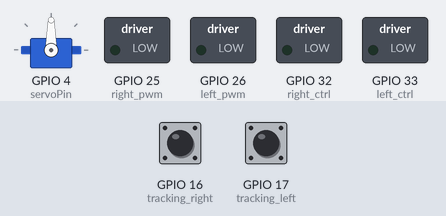
Simulated run of this sketch. Board: ESP32. On the bench: servo, switched loads named in the sketch (green lamp = pin HIGH). Inputs (shaded band) come from the test bench; at power-on: GPIO 16 (tracking_right) LOW, GPIO 17 (tracking_left) LOW.

Above: at 1.5 s.
1.6 s: GPIO 16 (tracking_right) pulled HIGH for 0.15 s
At 1.67 s:
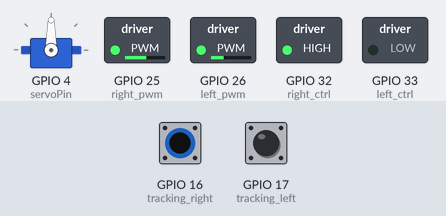
3.2 s: GPIO 17 (tracking_left) pulled HIGH for 0.15 s
At 3.27 s:
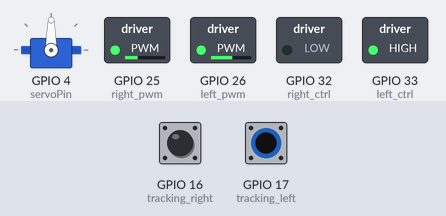
4.8 s: GPIO 17 (tracking_left) pulled HIGH for 3.2 s
At 8.5 s:
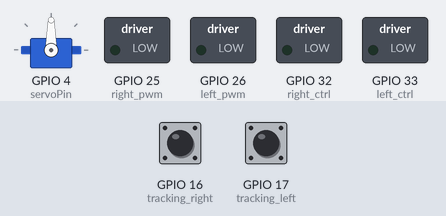
9.5 s: GPIO 16 (tracking_right) pulled HIGH for 3.2 s
At 10.8 s:
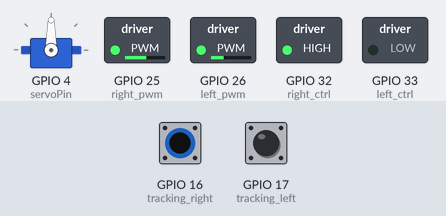
14.2 s: GPIO 16 (tracking_right) driven HIGH and GPIO 17 (tracking_left) driven HIGH
At 15.6 s:
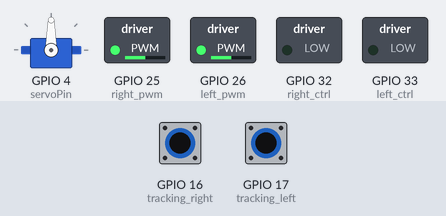
Timing chart, 0 to 16.7 s (numbered marks = the images above; inputs shaded):
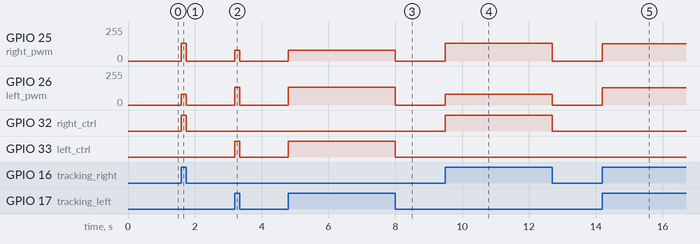

Measured:
- after the input at 1.6 s, GPIO 25 (right_pwm): 0/255 → 134/255 at once, → 0/255 0.15 s later; GPIO 26 (left_pwm): 0/255 → 80/255 at once, → 0/255 0.15 s later; GPIO 32 (right_ctrl): LOW → HIGH at once, → LOW 0.15 s later
- after the input at 3.2 s, GPIO 25 (right_pwm): 0/255 → 80/255 at once, → 0/255 0.15 s later; GPIO 26 (left_pwm): 0/255 → 134/255 at once, → 0/255 0.15 s later; GPIO 33 (left_ctrl): LOW → HIGH at once, → LOW 0.15 s later
- after the input at 4.8 s, GPIO 25 (right_pwm): 0/255 → 80/255 at once, → 0/255 3.2 s later; GPIO 26 (left_pwm): 0/255 → 134/255 at once, → 0/255 3.2 s later; GPIO 33 (left_ctrl): LOW → HIGH at once, → LOW 3.2 s later
- after the input at 9.5 s, GPIO 25 (right_pwm): 0/255 → 134/255 at once, → 0/255 3.2 s later; GPIO 26 (left_pwm): 0/255 → 80/255 at once, → 0/255 3.2 s later; GPIO 32 (right_ctrl): LOW → HIGH at once, → LOW 3.2 s later
- after the input at 14.2 s, GPIO 25 (right_pwm), GPIO 26 (left_pwm): 0/255 → 129/255 at once

The sketch:

Project_10_Follow_Line_To_Walk.ino
```cpp
//*************************************************************************************
/*
Project 10: Line Tracking
*/
#include <ESP32Servo.h>
//motor
#define left_ctrl  33  //define direction control pins of the left motor as gpio33
#define left_pwm  26   //define PWM control pins of the left motor as gpio26
#define right_ctrl  32 //define direction control pins of the right motor as gpio32
#define right_pwm  25  //define the PWM control pin of the right motor as gpio25

//IR line tracking
#define tracking_left  17  //set the pin of the left line tracking sensor to gpio17
#define tracking_right  16  //set the pin of the right line tracking sensor to gpio16
int L_val,R_val;//Define two variables

//servo
const int servoPin = 4;//set the pin of the servo to gpio4.
Servo myservo;  // create servo object to control a servo

void setup() {
  pinMode(left_ctrl,OUTPUT); //set control pins of the left motor to OUTPUT
  ledcAttach(left_pwm, 1200, 8); //Set the frequency of left_pwm pin to 1200, PWM resolution to 8 that duty cycle is 256.
  pinMode(right_ctrl,OUTPUT);//set direction control pins of the right motor to OUTPUT..
  ledcAttach(right_pwm, 1200, 8); //Set the frequency of right_pwm pin to 1200, PWM resolution to 8 that duty cycle is 256.

  pinMode(tracking_left, INPUT); //Set right pins of the left sensor to input
  pinMode(tracking_right, INPUT); //Set right pins of the right sensor to input

  myservo.setPeriodHertz(50);           // standard 50 hz servo
  myservo.attach(servoPin, 500, 2500);  // attaches the servo on servoPin to the servo object.
  myservo.write(90);  // the initial angle of the servo is set to 90° .
  delay(300);
}

void loop()
{
  tracking(); //run main programs
}

void tracking()
{
  L_val = digitalRead(tracking_left);//read the value of the left line tracking sensor
  R_val = digitalRead(tracking_right);//read the value of the right line tracking sensor
  if((L_val == 1)&&(R_val == 1))//if both of sensors detect black lines
  {
    front();//go forward
  }
  else if((L_val == 1)&&(R_val == 0))//if only the left sensor detects black lines
  {
    left();//turn left
  }
  else if((L_val == 0)&&(R_val == 1))//if only the right sensor detects black lines
  {
    right();//turn right
  }
  else//if none of sensors detects black lines
  {
    Stop();//stop
   }
}

void front()//define the state of going forward
{
  digitalWrite(left_ctrl,LOW); //set direction control pins of the left motor to LOW.
  ledcWrite(left_pwm, 130); //the left motor outputs PWM 130
  digitalWrite(right_ctrl,LOW); //set control pins of the right motor to LOW.
  ledcWrite(right_pwm, 130); //the right motor outputs PWM 130
}
void left()//define the state of turning left
{
  digitalWrite(left_ctrl,HIGH); //set direction control pins of the left motor to HIGH..
  ledcWrite(left_pwm, 135); //the left motor outputs PWM 135
  digitalWrite(right_ctrl,LOW); //set control pins of the right motor to LOW.
  ledcWrite(right_pwm, 80); //the right motor outputs PWM 80
}
void right()//define the state of turning right
{
  digitalWrite(left_ctrl,LOW); //set direction control pins of the left motor to LOW.
  ledcWrite(left_pwm, 80); //the left motor outputs PWM 80
  digitalWrite(right_ctrl,HIGH); //set control pins of the right motor to HIGH..
  ledcWrite(right_pwm, 135); //the right motor outputs PWM 135
}
void Stop()//define the state of stopping
{
  digitalWrite(left_ctrl,LOW);//set direction control pins of the left motor to LOW.
  ledcWrite(left_pwm, 0); //the left motor outputs PWM 0
  digitalWrite(right_ctrl,LOW);//set control pins of the right motor to LOW.
  ledcWrite(right_pwm, 0); //the right motor outputs PWM 0
}
//*************************************************************************************
```
